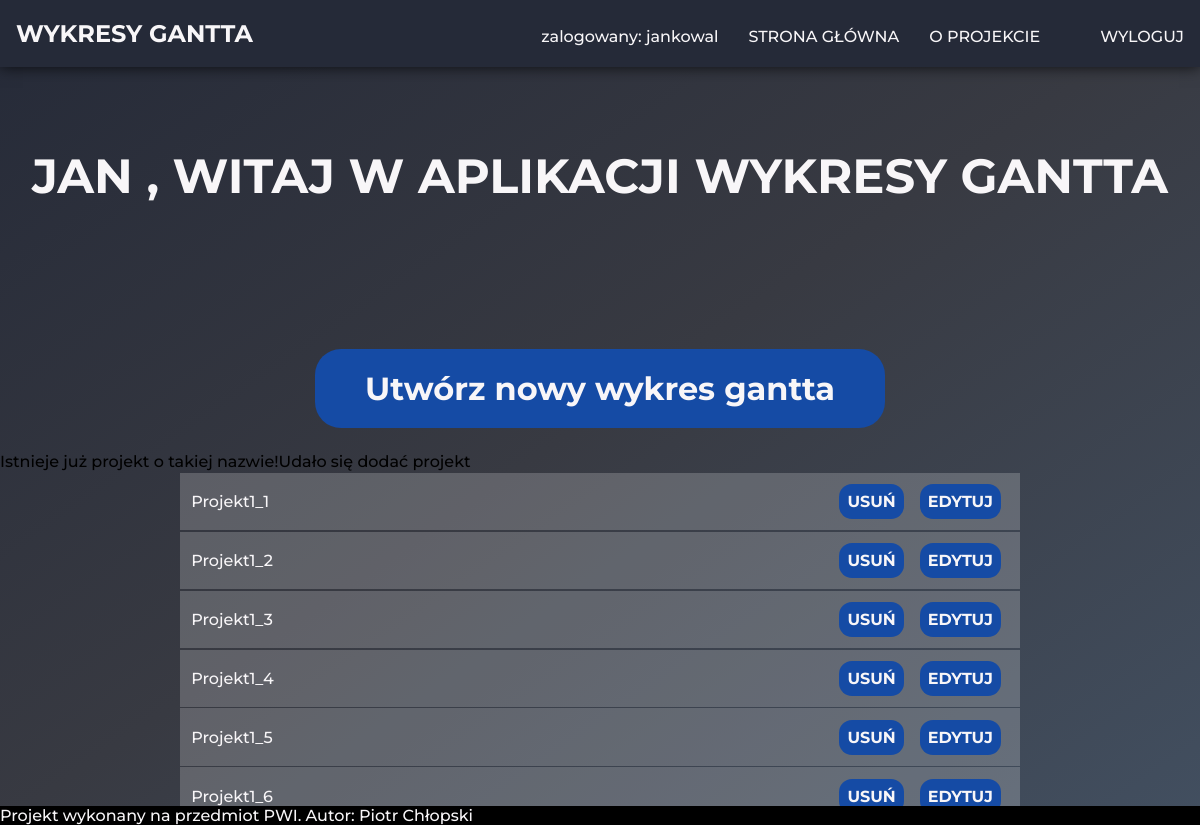
Page /welcome.php (signed in) on the committed database.
### tables this page shows
CREATE TABLE projekty
(
    id_projektu INT NOT NULL AUTO_INCREMENT,
    nazwa VARCHAR (40),
    wlasciciel INT,
    PRIMARY KEY(id_projektu),
    FOREIGN KEY(wlasciciel) REFERENCES uzytkownicy(id_uzytkownika)
);

### db/viewproject.php (the view, shortened to what this page needs)
<?php
    require_once "db_data.php";
    $connect = new mysqli($host, $db_user, $db_password, $db_name);
    try
        {
            $connect = new mysqli($host, $db_user, $db_password, $db_name);
            if ($connect->connect_errno!=0)
            {
                throw new Exception(mysqli_connect_errno());
            }
            else
            {
                $user_id = $_SESSION['user_id'];
                $query = "SELECT * FROM projekty WHERE wlasciciel = $user_id";
                if($connect->query($query))
                {
                    $result = $connect->query($query);
                    $hrows = $result->num_rows;
                    if ($hrows > 0)
                    {
                        while($row = mysqli_fetch_assoc($result))
                        {
                            echo "<div class='project-view'>";
                            echo "<div>".$row['nazwa']."</div>";
                            echo "<div class='vpbuttons'>";
                            echo "<a href='db/delete.php?id=".$row['id_projektu']."' class='vpbutton'>USUŃ</a>";
                            echo "<a href='edit.php?id=".$row['id_projektu']."' class='vpbutton'>EDYTUJ</a>";
                            echo "</div>";
                            echo "</div>";
                        }
                    }
                }
                else
                {
                    throw new Exception($connect->error);
                }
            }
        }
    catch(Exception $e)
    {
        echo 'Błąd bazy danych';
        echo $connect->errno;
    }
?>

### welcome.php (shortened to what this page needs)
<!DOCTYPE html>
<html lang="pl">
  <head>
    <?php
      if(!(isset($_COOKIE["css"]))) { $css = "style2"; }
      else { $css = $_COOKIE["css"];}
      ?>
    <link rel="stylesheet" href="css/<?php echo $css; ?>.css">
    <link rel="stylesheet" href="https://maxst.icons8.com/vue-static/landings/line-awesome/line-awesome/1.3.0/css/line-awesome.min.css">
  </head>
  <body>
  <?php
      include "nav.php";
    ?>
    <header>
      <div class="greeting">
        <?php
        echo "<h1>";
        echo $_SESSION['firstname']." ".$_SESSION['lastname'].", witaj w aplikacji Wykresy Gantta";
        echo "</h1>";
        ?>
      </div>
    </header>
    <main>
      <div class="buttons">
        <a href="#" id="add_project" class="button">Utwórz nowy wykres gantta</a>
      </div>
    </main>
    <?php
          if(isset($_SESSION['projectexist']))
          echo $_SESSION['projectexist'];
          if(isset($_SESSION['add']))
          echo $_SESSION['add'];
    ?>
    <?php
      include "db/viewproject.php";
      ?>
    <footer>
    <p>Projekt wykonany na przedmiot PWI. Autor: Piotr Chłopski</p>
    </footer>
  </body>
</html>

### nav.php
<?php
    if(!(isset($_SESSION['login'])))
    {
        echo
            '<nav>
            <h1 class="logo">Wykresy Gantta</h1>
                    <ul class="navigation" id="navigation">
                        <li><a href="index.php">Strona główna</a></li>
                        <li><a href="#">O projekcie</a></li>
                        <li><a class="theme1" href="asstes/themeswitcher.php?choice=style"><i class="las la-sun"></i></a>
                        <a class="theme2" href="asstes/themeswitcher.php?choice=style2"><i class="las la-moon"></i></a></li>
                        </ul>
            </nav>';
    }
    else
    {
        echo
            '<nav>
                <h1 class="logo">Wykresy Gantta</h1>
                    <ul class="navigation" id="navigation">
                        <li><p>Zalogowany: '.$_SESSION['login'].'</p></li>
                        <li><a href="index.php">Strona główna</a></li>
                        <li><a href="#">O projekcie</a></li>
                        <li><a class="theme1" href="asstes/themeswitcher.php?choice=style"><i class="las la-sun"></i></a>
                        <a class="theme2" href="asstes/themeswitcher.php?choice=style2"><i class="las la-moon"></i></a></li>
                        <li><a href="logout.php">WYLOGUJ</a></li>
                    </ul>
            </nav>';
    }
?>

### css/style2.css (style rules this page uses)
* { padding: 0px; margin: 0px; box-sizing: border-box; outline: none; }
html, body { background: #252A38; background-image: linear-gradient(to right bottom, #252A38, #383A42, #424F60); font-family: "Montserrat", sans-serif; font-weight: 500; font-size: 16px; }
body { position: relative; min-height: 100vh; }
ul { list-style: none; }
.logo { font-size: 1.5em; padding: 10px 15px; text-transform: uppercase; text-align: center; display: block; color: #F8F6F8; }
.navigation { margin-top: 5px; }
.navigation a { padding: 10px 15px; text-transform: uppercase; text-align: center; display: block; color: #F8F6F8; text-decoration: none; }
.navigation p { padding: 10px 15px; text-transform: lowercase; text-align: center; display: block; color: #F8F6F8; text-decoration: none; }
nav { padding-top: .5em; padding-bottom: .5em; border: 1px solid #252A38; background-color: #252A38; -webkit-box-shadow: 0px 0px 14px 0px rgba(0,0,0,0.75); -moz-box-shadow: 0px 0px 14px 0px rgba(0,0,0,0.75); box-shadow: 0px 0px 14px 0px rgba(0,0,0,0.75); }
header { margin-top: 5vh; margin-left: auto; margin-right: auto; text-align: center; color: #F8F6F8; }
.greeting h1 { text-transform: uppercase; font-size: 1.2em; color: #F8F6F8; }
footer { width: 100%; position: absolute; bottom: 0; left: 0; right: 0; background-color: black; color: #F8F6F8; }
.buttons, .buttons-container { margin-left: 20vw; margin-right: 20vw; text-align: center; }
.button { background-color: #154ba5; border-radius: 26px; display:block; padding-top: 20px; padding-bottom: 20px; cursor:pointer; color:#F8F6F8; font-size:1em; font-weight:bold; text-decoration:none; margin-top: 3vh; }
.project-view { display: flex; background-color:rgba(255, 255,255, 0.2); justify-content: space-between; margin-left: auto; margin-right: auto; margin-top: 0.1em; width: 70vw; align-items: center; color: #F8F6F8; }
.project-view > div { padding: 0.7em; font-size: 1em; }
.vpbutton { background-color: #154ba5; border-radius: 13px; display:inline-block; padding: 4px; margin: 0 0.5em; cursor:pointer; color:#F8F6F8; font-size:0.6em; font-weight:bold; text-decoration:none; }
@media (min-width: 769px) { nav, .navigation { display: flex; } }
@media (min-width: 769px) { nav { flex-direction: column; align-items: center; width: 100%; margin: 0 auto; } }
@media (min-width: 769px) { header { margin-top: 10vh; margin-left: auto; margin-right: auto; text-align: center; } }
@media (min-width: 769px) { .greeting h1 { text-transform: uppercase; font-size: 1.5em; } }
@media (min-width: 769px) { .vpbutton { font-size: 1em; padding: 8px; } }
@media (min-width: 1025px) { nav { flex-direction: row; justify-content: space-between; } }
@media (min-width: 1025px) { header { margin-top: 10vh; margin-left: auto; margin-right: auto; margin-bottom: 15vh; text-align: center; } }
@media (min-width: 1025px) { .greeting h1 { text-transform: uppercase; font-size: 3em; } }
@media (min-width: 1025px) { .buttons { margin-left: 20vw; margin-right: 20vw; text-align: center; } }
@media (min-width: 1025px) { .button { border-radius: 26px; display:inline-block; padding: 20px 50px; cursor:pointer; color:#F8F6F8; font-size:2em; font-weight:bold; text-decoration:none; margin: 3vh 3vh; } }
@media (min-width: 1025px) { .vpbutton { font-size: 1em; padding: 8px; } }

### rows in the picture
projekty: nazwa "Projekt1_1"
projekty: nazwa "Projekt1_2"
projekty: nazwa "Projekt1_3"
projekty: nazwa "Projekt1_4"
projekty: nazwa "Projekt1_5"
projekty: nazwa "Projekt1_6"

### other values in the picture
$_SESSION['login'] "jankowal"
$_SESSION['firstname'] "JAN"
$_SESSION['projectexist'] "Istnieje już projekt o takiej nazwie!"
$_SESSION['add'] "Udało się dodać projekt"
